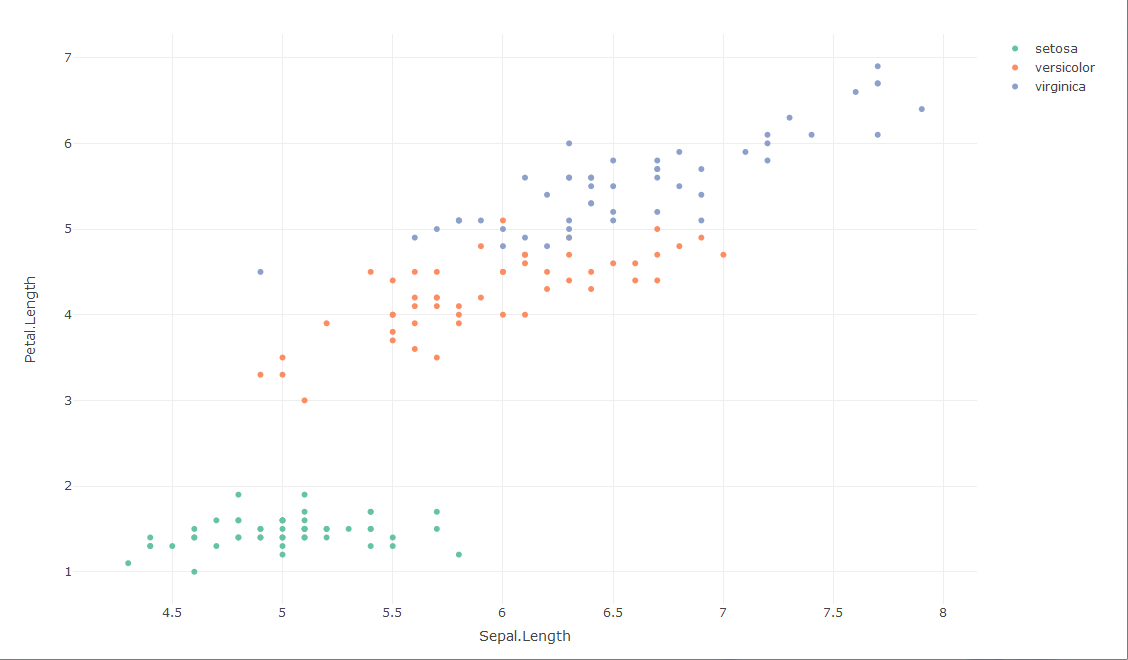

This chart was generated by the following R code:
# Created by Sudhir Pathak On 10 October 2017

library(plotly)

plot_ly(data = iris, x = ~Sepal.Length, y = ~Petal.Length,color== ~Species)
